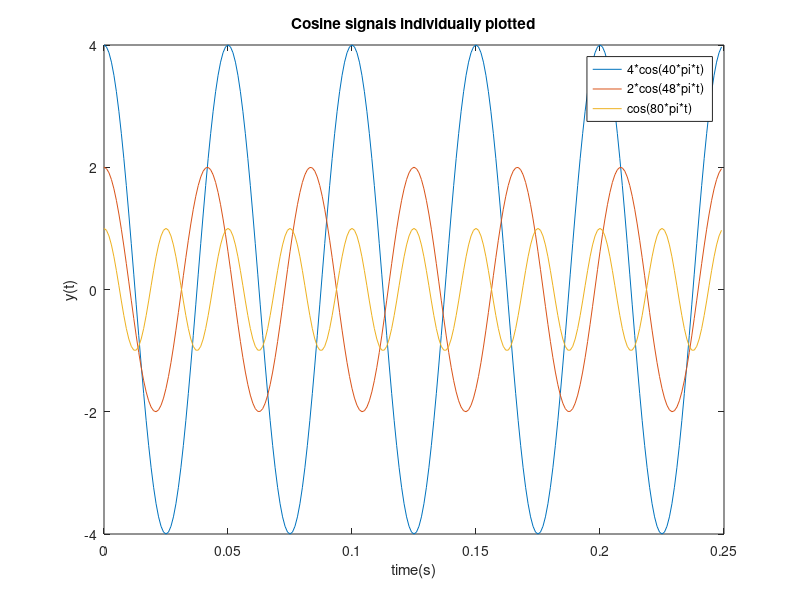
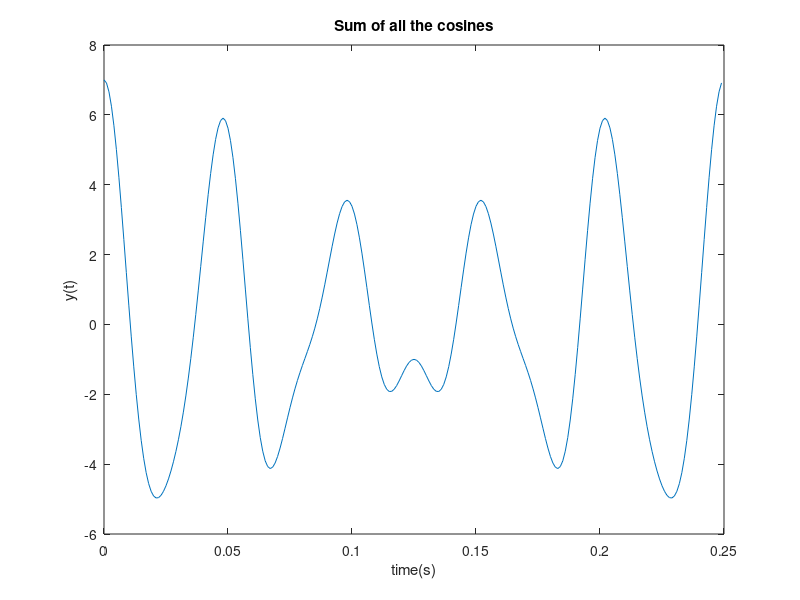
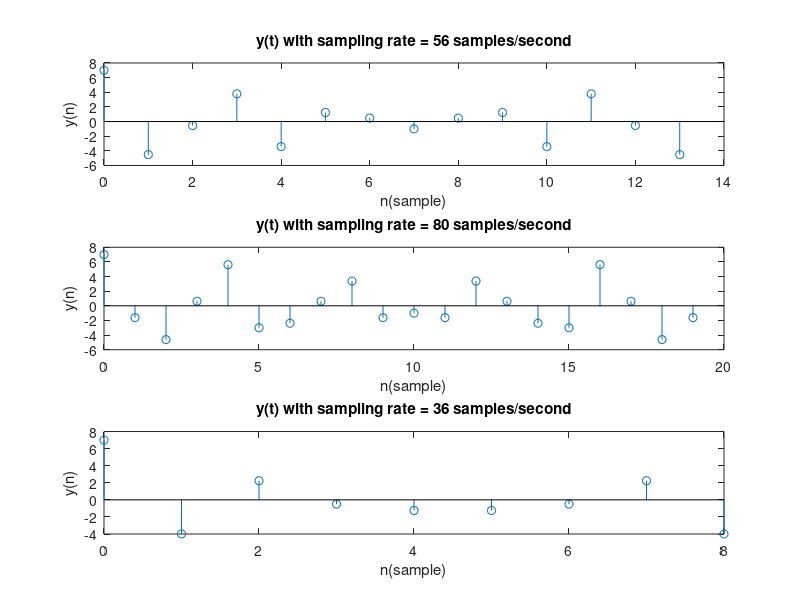
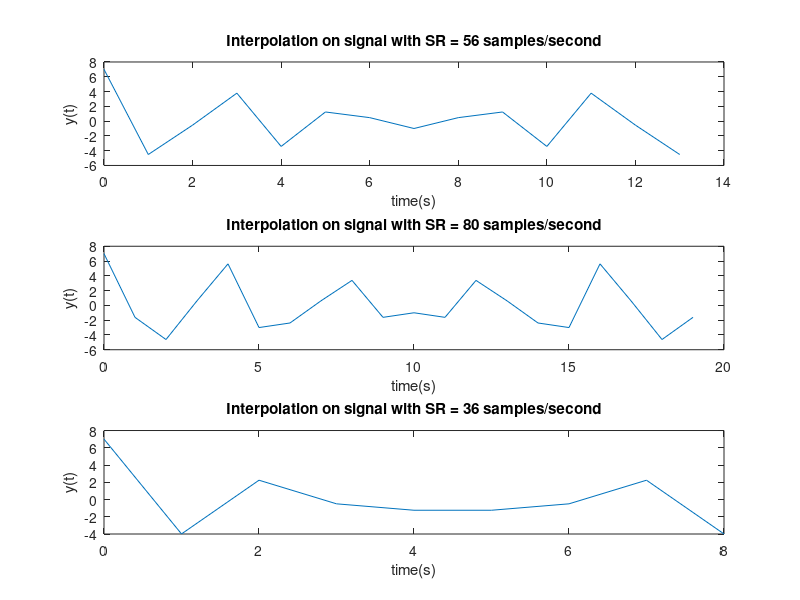

The MATLAB script that drew these images, in order:

# a = 4

# Q1 - i

# setting dt
dt = 0.001;
t = [0:dt:1/4-dt];

# a part
y1 = 4*cos(2*pi*5*4*t);

# b part
y2 = 2*cos(2*pi*6*4*t);

# c part
y3 = 1*cos(2*pi*10*4*t);

figure();
plot(t,y1,t,y2,t,y3);
title('Cosine signals individually plotted');
legend(['4*cos(40*pi*t)';'2*cos(48*pi*t)';'cos(80*pi*t)']);
xlabel('time(s)');
ylabel('y(t)');


# Q1 - i

# total signal by adding all three cosines

y_sum = y1+y2+y3;
figure();
plot(t,y_sum);
title('Sum of all the cosines');
xlabel('time(s)');
ylabel('y(t)');

# Q1 - ii

# sampling signals at 56, 80 and 36 samples per second

Fs = 56;
dt = 1/Fs;
t = [0:dt:0.25-dt];
y_sum1 = 4*cos(2*pi*5*4*t) + 2*cos(2*pi*6*4*t) + 1*cos(2*pi*10*4*t);

Fs = 80;
dt = 1/Fs;
t = [0:dt:0.25-dt];
y_sum2 = 4*cos(2*pi*5*4*t) + 2*cos(2*pi*6*4*t) + 1*cos(2*pi*10*4*t);

Fs = 36;
dt = 1/Fs;
t = [0:dt:0.25-dt];
y_sum3 = 4*cos(2*pi*5*4*t) + 2*cos(2*pi*6*4*t) + 1*cos(2*pi*10*4*t);

figure();
subplot(3,1,1);
stem([0:length(y_sum1)-1],y_sum1);
title('y(t) with sampling rate = 56 samples/second');
xlabel('n(sample)');
ylabel('y(n)');

subplot(3,1,2);
stem([0:length(y_sum2)-1],y_sum2);
title('y(t) with sampling rate = 80 samples/second');
xlabel('n(sample)');
ylabel('y(n)');

subplot(3,1,3);
stem([0:length(y_sum3)-1],y_sum3);
title('y(t) with sampling rate = 36 samples/second');
xlabel('n(sample)');
ylabel('y(n)');


# Q1 - iii

# interpolating signals of different SR
figure();
subplot(3,1,1);
plot([0:length(y_sum1)-1],y_sum1);
title('Interpolation on signal with SR = 56 samples/second');
xlabel('time(s)')
ylabel('y(t)');

subplot(3,1,2);
plot([0:length(y_sum2)-1],y_sum2);
title('Interpolation on signal with SR = 80 samples/second');
xlabel('time(s)')
ylabel('y(t)');

subplot(3,1,3);
plot([0:length(y_sum3)-1],y_sum3);
title('Interpolation on signal with SR = 36 samples/second');
xlabel('time(s)')
ylabel('y(t)');

# Q1 - iv

# calculating energies of signals
E1 = abs(fft(y_sum1)).^2;
E2 = abs(fft(y_sum2)).^2;
E3 = abs(fft(y_sum3)).^2;

figure();
subplot(3,1,1);
bar([0:length(E1)-1],E1);
title('Energy spectrum of signal sampled at 56 samples/second');
xlabel('n');
ylabel('Energy');

subplot(3,1,2);
bar([0:length(E2)-1],E2);
title('Energy spectrum of signal sampled at 80 samples/second');
xlabel('n');
ylabel('Energy');

subplot(3,1,3);
bar([0:length(E3)-1],E3);
title('Energy spectrum of signal sampled at 36 samples/second');
xlabel('n');
ylabel('Energy');
